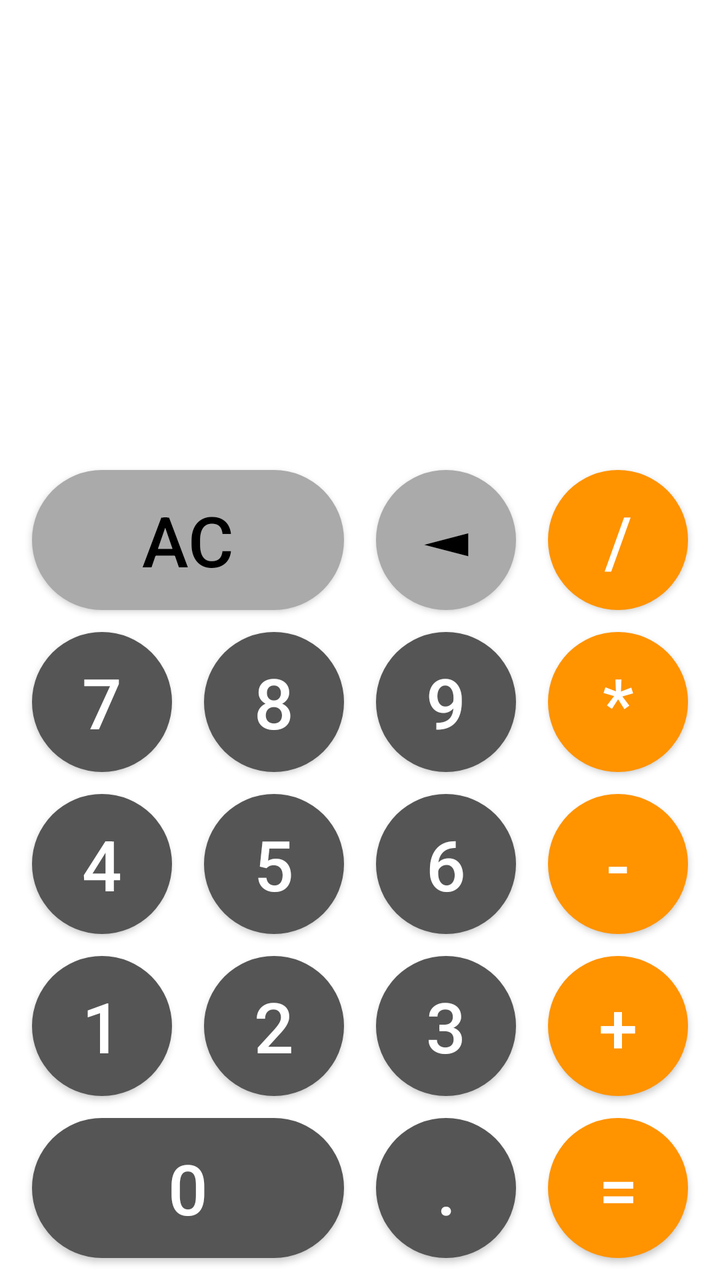
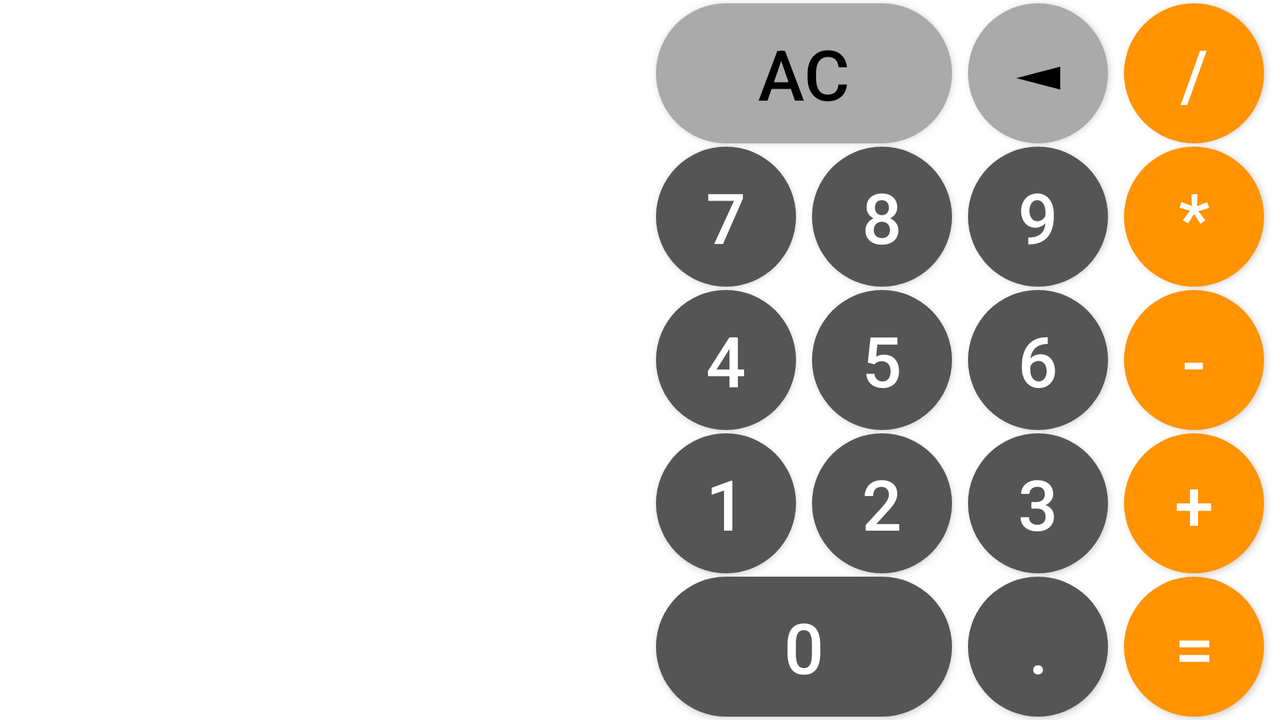

An Android layout and its configuration variant, each rendered on a device that would load it. The default file and the variant file are quoted in full after the pictures.
<!-- AndroidManifest.xml: application theme Theme.Calculator -->
<!-- res/layout/activity_my.xml -->
<?xml version="1.0" encoding="utf-8"?>
<androidx.constraintlayout.widget.ConstraintLayout xmlns:android="http://schemas.android.com/apk/res/android"
    xmlns:app="http://schemas.android.com/apk/res-auto"
    xmlns:tools="http://schemas.android.com/tools"
    android:layout_width="match_parent"
    android:layout_height="match_parent"
    android:background="@drawable/zn"
    tools:context=".MainActivity">

    <androidx.appcompat.widget.AppCompatTextView
        android:id="@+id/textView"
        style="@style/ThemeMy.Calculator"
        android:layout_width="0dp"
        android:layout_height="wrap_content"
        android:textAlignment="textEnd"
        android:textColor="@color/white"
        android:textSize="40sp"
        app:layout_constraintBottom_toTopOf="@+id/textViewEquals"
        app:layout_constraintEnd_toEndOf="@+id/button_divide"
        app:layout_constraintStart_toStartOf="@+id/button_AC"
        app:layout_constraintTop_toTopOf="parent"
        app:layout_constraintVertical_chainStyle="spread" />

    <androidx.appcompat.widget.AppCompatTextView
        android:id="@+id/textViewEquals"
        style="@style/ThemeMy.Calculator"
        android:layout_width="0dp"
        android:layout_height="wrap_content"
        android:gravity="end"
        android:textColor="@color/white"
        android:textSize="80sp"
        app:layout_constraintBottom_toTopOf="@+id/guideline2"
        app:layout_constraintEnd_toEndOf="@+id/button_divide"
        app:layout_constraintStart_toStartOf="@+id/button_AC"
        app:layout_constraintTop_toBottomOf="@+id/textView" />

    <androidx.appcompat.widget.AppCompatButton
        android:id="@+id/button_AC"
        style="@style/ThemeMy.Calculator"
        android:layout_width="0dp"
        android:layout_height="@dimen/button_layout_height"
        android:background="@drawable/button_light_grey"
        android:text="@string/AC"
        android:textColor="@color/black"
        android:textSize="@dimen/button_text"
        app:layout_constraintBottom_toTopOf="@+id/button8"
        app:layout_constraintEnd_toEndOf="@+id/button8"
        app:layout_constraintHorizontal_bias="0.5"
        app:layout_constraintStart_toStartOf="@+id/button7"
        app:layout_constraintTop_toTopOf="@+id/guideline2" />

    <androidx.appcompat.widget.AppCompatButton
        android:id="@+id/button0"
        style="@style/ThemeMy.Calculator"
        android:layout_width="0dp"
        android:layout_height="@dimen/button_layout_height"
        android:background="@drawable/button_grey"
        android:text="@string/_0"
        android:textColor="@color/white"
        android:textSize="@dimen/button_text"
        app:layout_constraintBottom_toBottomOf="parent"
        app:layout_constraintEnd_toEndOf="@+id/button2"
        app:layout_constraintHorizontal_bias="0.5"
        app:layout_constraintStart_toStartOf="@+id/button1"
        app:layout_constraintTop_toBottomOf="@+id/button2" />

    <androidx.appcompat.widget.AppCompatButton
        android:id="@+id/button_point"
        style="@style/ThemeMy.Calculator"
        android:layout_width="@dimen/button_layout_width"
        android:layout_height="@dimen/button_layout_height"
        android:background="@drawable/button_grey"
        android:text="@string/point"
        android:textColor="@color/white"
        android:textSize="@dimen/button_text"
        app:layout_constraintBottom_toBottomOf="parent"
        app:layout_constraintEnd_toStartOf="@+id/button_equals"
        app:layout_constraintHorizontal_bias="0.5"
        app:layout_constraintStart_toEndOf="@+id/button0"
        app:layout_constraintTop_toBottomOf="@+id/button3" />

    <androidx.appcompat.widget.AppCompatButton
        android:id="@+id/button_equals"
        style="@style/ThemeMy.Calculator"
        android:layout_width="@dimen/button_layout_width"
        android:layout_height="@dimen/button_layout_height"
        android:background="@drawable/button_yellow"
        android:text="@string/equals"
        android:textColor="@color/white"
        android:textSize="@dimen/button_text"
        app:layout_constraintBottom_toBottomOf="parent"
        app:layout_constraintEnd_toEndOf="parent"
        app:layout_constraintHorizontal_bias="0.5"
        app:layout_constraintStart_toEndOf="@+id/button_point"
        app:layout_constraintTop_toBottomOf="@+id/button_plus" />

    <androidx.appcompat.widget.AppCompatButton
        android:id="@+id/button_plus"
        style="@style/ThemeMy.Calculator"
        android:layout_width="@dimen/button_layout_width"
        android:layout_height="@dimen/button_layout_height"
        android:background="@drawable/button_yellow"
        android:text="@string/_plus"
        android:textColor="@color/white"
        android:textSize="@dimen/button_text"
        app:layout_constraintBottom_toTopOf="@+id/button_equals"
        app:layout_constraintEnd_toEndOf="parent"
        app:layout_constraintHorizontal_bias="0.5"
        app:layout_constraintStart_toEndOf="@+id/button3"
        app:layout_constraintTop_toBottomOf="@+id/button_minus" />

    <androidx.appcompat.widget.AppCompatButton
        android:id="@+id/button3"
        style="@style/ThemeMy.Calculator"
        android:layout_width="@dimen/button_layout_width"
        android:layout_height="@dimen/button_layout_height"
        android:background="@drawable/button_grey"
        android:text="@string/_3"
        android:textColor="@color/white"
        android:textSize="@dimen/button_text"
        app:layout_constraintBottom_toTopOf="@+id/button_point"
        app:layout_constraintEnd_toStartOf="@+id/button_plus"
        app:layout_constraintHorizontal_bias="0.5"
        app:layout_constraintStart_toEndOf="@+id/button2"
        app:layout_constraintTop_toBottomOf="@+id/button6" />

    <androidx.appcompat.widget.AppCompatButton
        android:id="@+id/button2"
        style="@style/ThemeMy.Calculator"
        android:layout_width="@dimen/button_layout_width"
        android:layout_height="@dimen/button_layout_height"
        android:background="@drawable/button_grey"
        android:text="@string/_2"
        android:textColor="@color/white"
        android:textSize="@dimen/button_text"
        app:layout_constraintBottom_toTopOf="@+id/button0"
        app:layout_constraintEnd_toStartOf="@+id/button3"
        app:layout_constraintHorizontal_bias="0.5"
        app:layout_constraintStart_toEndOf="@+id/button1"
        app:layout_constraintTop_toBottomOf="@+id/button5" />

    <androidx.appcompat.widget.AppCompatButton
        android:id="@+id/button1"
        style="@style/ThemeMy.Calculator"
        android:layout_width="@dimen/button_layout_width"
        android:layout_height="@dimen/button_layout_height"
        android:background="@drawable/button_grey"
        android:text="@string/_1"
        android:textColor="@color/white"
        android:textSize="@dimen/button_text"
        app:layout_constraintBottom_toTopOf="@+id/button0"
        app:layout_constraintEnd_toStartOf="@+id/button2"
        app:layout_constraintHorizontal_bias="0.5"
        app:layout_constraintStart_toStartOf="parent"
        app:layout_constraintTop_toBottomOf="@+id/button4" />

    <androidx.appcompat.widget.AppCompatButton
        android:id="@+id/button4"
        style="@style/ThemeMy.Calculator"
        android:layout_width="@dimen/button_layout_width"
        android:layout_height="@dimen/button_layout_height"
        android:background="@drawable/button_grey"
        android:text="@string/_4"
        android:textColor="@color/white"
        android:textSize="@dimen/button_text"
        app:layout_constraintBottom_toTopOf="@+id/button1"
        app:layout_constraintEnd_toStartOf="@+id/button5"
        app:layout_constraintHorizontal_bias="0.5"
        app:layout_constraintStart_toStartOf="parent"
        app:layout_constraintTop_toBottomOf="@+id/button7" />

    <androidx.appcompat.widget.AppCompatButton
        android:id="@+id/button5"
        style="@style/ThemeMy.Calculator"
        android:layout_width="@dimen/button_layout_width"
        android:layout_height="@dimen/button_layout_height"
        android:background="@drawable/button_grey"
        android:text="@string/_5"
        android:textColor="@color/white"
        android:textSize="@dimen/button_text"
        app:layout_constraintBottom_toTopOf="@+id/button2"
        app:layout_constraintEnd_toStartOf="@+id/button6"
        app:layout_constraintHorizontal_bias="0.5"
        app:layout_constraintStart_toEndOf="@+id/button4"
        app:layout_constraintTop_toBottomOf="@+id/button8" />

    <androidx.appcompat.widget.AppCompatButton
        android:id="@+id/button6"
        style="@style/ThemeMy.Calculator"
        android:layout_width="@dimen/button_layout_width"
        android:layout_height="@dimen/button_layout_height"
        android:background="@drawable/button_grey"
        android:text="@string/_6"
        android:textColor="@color/white"
        android:textSize="@dimen/button_text"
        app:layout_constraintBottom_toTopOf="@+id/button3"
        app:layout_constraintEnd_toStartOf="@+id/button_minus"
        app:layout_constraintHorizontal_bias="0.5"
        app:layout_constraintStart_toEndOf="@+id/button5"
        app:layout_constraintTop_toBottomOf="@+id/button9" />

    <androidx.appcompat.widget.AppCompatButton
        android:id="@+id/button_minus"
        style="@style/ThemeMy.Calculator"
        android:layout_width="@dimen/button_layout_width"
        android:layout_height="@dimen/button_layout_height"
        android:background="@drawable/button_yellow"
        android:text="@string/_minus"
        android:textColor="@color/white"
        android:textSize="@dimen/button_text"
        app:layout_constraintBottom_toTopOf="@+id/button_plus"
        app:layout_constraintEnd_toEndOf="parent"
        app:layout_constraintHorizontal_bias="0.5"
        app:layout_constraintStart_toEndOf="@+id/button6"
        app:layout_constraintTop_toBottomOf="@+id/button_multiply" />

    <androidx.appcompat.widget.AppCompatButton
        android:id="@+id/button_multiply"
        style="@style/ThemeMy.Calculator"
        android:layout_width="@dimen/button_layout_width"
        android:layout_height="@dimen/button_layout_height"
        android:background="@drawable/button_yellow"
        android:text="@string/_multiply"
        android:textColor="@color/white"
        android:textSize="@dimen/button_text"
        app:layout_constraintBottom_toTopOf="@+id/button_minus"
        app:layout_constraintEnd_toEndOf="parent"
        app:layout_constraintHorizontal_bias="0.5"
        app:layout_constraintStart_toEndOf="@+id/button9"
        app:layout_constraintTop_toBottomOf="@+id/button_divide" />

    <androidx.appcompat.widget.AppCompatButton
        android:id="@+id/button9"
        style="@style/ThemeMy.Calculator"
        android:layout_width="@dimen/button_layout_width"
        android:layout_height="@dimen/button_layout_height"
        android:background="@drawable/button_grey"
        android:text="@string/_9"
        android:textColor="@color/white"
        android:textSize="@dimen/button_text"
        app:layout_constraintBottom_toTopOf="@+id/button6"
        app:layout_constraintEnd_toStartOf="@+id/button_multiply"
        app:layout_constraintHorizontal_bias="0.5"
        app:layout_constraintStart_toEndOf="@+id/button8"
        app:layout_constraintTop_toBottomOf="@+id/button_back" />

    <androidx.appcompat.widget.AppCompatButton
        android:id="@+id/button8"
        style="@style/ThemeMy.Calculator"
        android:layout_width="@dimen/button_layout_width"
        android:layout_height="@dimen/button_layout_height"
        android:background="@drawable/button_grey"
        android:text="@string/_8"
        android:textColor="@color/white"
        android:textSize="@dimen/button_text"
        app:layout_constraintBottom_toTopOf="@+id/button5"
        app:layout_constraintEnd_toStartOf="@+id/button9"
        app:layout_constraintHorizontal_bias="0.5"
        app:layout_constraintStart_toEndOf="@+id/button7"
        app:layout_constraintTop_toBottomOf="@+id/button_AC" />

    <androidx.appcompat.widget.AppCompatButton
        android:id="@+id/button7"
        style="@style/ThemeMy.Calculator"
        android:layout_width="@dimen/button_layout_width"
        android:layout_height="@dimen/button_layout_height"
        android:background="@drawable/button_grey"
        android:text="@string/_7"
        android:textColor="@color/white"
        android:textSize="@dimen/button_text"
        app:layout_constraintBottom_toTopOf="@+id/button4"
        app:layout_constraintEnd_toStartOf="@+id/button8"
        app:layout_constraintHorizontal_bias="0.5"
        app:layout_constraintStart_toStartOf="parent"
        app:layout_constraintTop_toBottomOf="@+id/button_AC" />

    <androidx.appcompat.widget.AppCompatButton
        android:id="@+id/button_divide"
        style="@style/ThemeMy.Calculator"
        android:layout_width="@dimen/button_layout_width"
        android:layout_height="@dimen/button_layout_height"
        android:background="@drawable/button_yellow"
        android:text="@string/divide"
        android:textColor="@color/white"
        android:textSize="@dimen/button_text"
        app:layout_constraintBottom_toTopOf="@+id/button_multiply"
        app:layout_constraintEnd_toEndOf="parent"
        app:layout_constraintHorizontal_bias="0.5"
        app:layout_constraintStart_toEndOf="@+id/button_back"
        app:layout_constraintTop_toTopOf="@+id/guideline2" />

    <androidx.appcompat.widget.AppCompatButton
        android:id="@+id/button_back"
        android:layout_width="@dimen/button_layout_width"
        android:layout_height="@dimen/button_layout_height"
        android:background="@drawable/button_light_grey"
        android:foregroundGravity="top"
        android:text="@string/back"
        android:textColor="@color/black"
        android:textSize="@dimen/button_text"
        app:layout_constraintBottom_toTopOf="@+id/button9"
        app:layout_constraintEnd_toStartOf="@+id/button_divide"
        app:layout_constraintHorizontal_bias="0.5"
        app:layout_constraintStart_toEndOf="@+id/button_AC"
        app:layout_constraintTop_toTopOf="@+id/guideline2" />

    <androidx.constraintlayout.widget.Guideline
        android:id="@+id/guideline2"
        android:layout_width="wrap_content"
        android:layout_height="wrap_content"
        android:orientation="horizontal"
        app:layout_constraintGuide_percent="0.35" />


</androidx.constraintlayout.widget.ConstraintLayout>
<!-- resources referenced by this layout -->
<resources>
  <color name="black">#FF000000</color>
  <color name="white">#FFFFFFFF</color>
  <dimen name="button_layout_height">70dp</dimen>
  <dimen name="button_layout_width">70dp</dimen>
  <dimen name="button_text">35sp</dimen>
  <!-- drawable button_grey (drawable) -->
  <?xml version="1.0" encoding="utf-8"?>
  <shape xmlns:android="http://schemas.android.com/apk/res/android">
  
      <solid android:color="@color/grey" />
      <corners android:radius="40dp" />
  
  </shape>
  <!-- drawable button_light_grey (drawable) -->
  <?xml version="1.0" encoding="utf-8"?>
  <shape xmlns:android="http://schemas.android.com/apk/res/android">
  
      <solid android:color="@color/light_grey" />
      <corners android:radius="40dp" />
  
  </shape>
  <!-- drawable button_yellow (drawable) -->
  <?xml version="1.0" encoding="utf-8"?>
  <shape xmlns:android="http://schemas.android.com/apk/res/android">
  
      <solid android:color="@color/yellow" />
      <corners android:radius="35dp" />
  
  </shape>
  <string name="AC">AC</string>
  <string name="_0">0</string>
  <string name="_1">1</string>
  <string name="_2">2</string>
  <string name="_3">3</string>
  <string name="_4">4</string>
  <string name="_5">5</string>
  <string name="_6">6</string>
  <string name="_7">7</string>
  <string name="_8">8</string>
  <string name="_9">9</string>
  <string name="_minus">-</string>
  <string name="_multiply">*</string>
  <string name="_plus">+</string>
  <string name="back">◄</string>
  <string name="divide">/</string>
  <string name="equals">=</string>
  <string name="point">.</string>
  <style name="Theme.Calculator" parent="Theme.MaterialComponents.DayNight.DarkActionBar">
          
          <item name="colorPrimary">@color/purple_500</item>
          <item name="colorPrimaryVariant">@color/purple_700</item>
          <item name="colorOnPrimary">@color/white</item>
          
          <item name="colorSecondary">@color/teal_200</item>
          <item name="colorSecondaryVariant">@color/teal_700</item>
          <item name="colorOnSecondary">@color/black</item>
          
          <item name="android:statusBarColor" tools:targetApi="l">?attr/colorPrimaryVariant</item>
          
      </style>
  <color name="grey">#555555</color>
  <color name="light_grey">#aaaaaa</color>
  <color name="yellow">#FF9300</color>
  <color name="purple_500">#FF6200EE</color>
  <color name="purple_700">#FF3700B3</color>
  <color name="teal_200">#FF03DAC5</color>
  <color name="teal_700">#FF018786</color>
</resources>
<!-- res/layout-land/activity_my.xml (the repository's variant of the layout above) -->
<!-- drawn on the phone turned sideways -->
<?xml version="1.0" encoding="utf-8"?>
<androidx.constraintlayout.widget.ConstraintLayout xmlns:android="http://schemas.android.com/apk/res/android"
    xmlns:app="http://schemas.android.com/apk/res-auto"
    xmlns:tools="http://schemas.android.com/tools"
    android:layout_width="match_parent"
    android:layout_height="match_parent"
    android:background="@drawable/zn"
    tools:context=".MainActivity">

    <androidx.appcompat.widget.AppCompatTextView
        android:id="@+id/textView"
        android:layout_width="0dp"
        android:layout_height="wrap_content"
        android:textAlignment="textEnd"
        android:textColor="@color/white"
        android:textSize="40sp"
        app:layout_constraintBottom_toTopOf="@+id/textViewEquals"
        app:layout_constraintEnd_toStartOf="@+id/guideline4"
        app:layout_constraintHorizontal_bias="0.5"
        app:layout_constraintStart_toStartOf="@+id/guideline3"
        app:layout_constraintTop_toTopOf="parent" />

    <androidx.appcompat.widget.AppCompatTextView
        android:id="@+id/textViewEquals"
        android:layout_width="0dp"
        android:layout_height="wrap_content"
        android:gravity="end"
        android:textColor="@color/white"
        android:textSize="80sp"
        app:layout_constraintBottom_toBottomOf="parent"
        app:layout_constraintEnd_toStartOf="@+id/guideline4"
        app:layout_constraintHorizontal_bias="0.5"
        app:layout_constraintStart_toStartOf="@+id/guideline3"
        app:layout_constraintTop_toBottomOf="@+id/textView" />

    <androidx.appcompat.widget.AppCompatButton
        android:id="@+id/button_AC"
        android:layout_width="0dp"
        android:layout_height="@dimen/button_layout_height"
        android:background="@drawable/button_light_grey"
        android:text="@string/AC"
        android:textColor="@color/black"
        android:textSize="@dimen/button_text"
        app:layout_constraintBottom_toTopOf="@+id/button8"
        app:layout_constraintEnd_toEndOf="@+id/button8"
        app:layout_constraintHorizontal_bias="0.5"
        app:layout_constraintStart_toStartOf="@+id/button7"
        app:layout_constraintTop_toTopOf="parent" />

    <androidx.appcompat.widget.AppCompatButton
        android:id="@+id/button0"
        android:layout_width="0dp"
        android:layout_height="@dimen/button_layout_height"
        android:background="@drawable/button_grey"
        android:text="@string/_0"
        android:textColor="@color/white"
        android:textSize="@dimen/button_text"
        app:layout_constraintBottom_toBottomOf="parent"
        app:layout_constraintEnd_toEndOf="@+id/button2"
        app:layout_constraintHorizontal_bias="0.5"
        app:layout_constraintStart_toStartOf="@+id/button1"
        app:layout_constraintTop_toBottomOf="@+id/button2" />

    <androidx.appcompat.widget.AppCompatButton
        android:id="@+id/button_point"
        android:layout_width="@dimen/button_layout_width"
        android:layout_height="@dimen/button_layout_height"
        android:background="@drawable/button_grey"
        android:text="@string/point"
        android:textColor="@color/white"
        android:textSize="@dimen/button_text"
        app:layout_constraintBottom_toBottomOf="parent"
        app:layout_constraintEnd_toStartOf="@+id/button_equals"
        app:layout_constraintHorizontal_bias="0.5"
        app:layout_constraintStart_toEndOf="@+id/button0"
        app:layout_constraintTop_toBottomOf="@+id/button3" />

    <androidx.appcompat.widget.AppCompatButton
        android:id="@+id/button_equals"
        android:layout_width="@dimen/button_layout_width"
        android:layout_height="@dimen/button_layout_height"
        android:background="@drawable/button_yellow"
        android:text="@string/equals"
        android:textColor="@color/white"
        android:textSize="@dimen/button_text"
        app:layout_constraintBottom_toBottomOf="parent"
        app:layout_constraintEnd_toEndOf="parent"
        app:layout_constraintHorizontal_bias="0.5"
        app:layout_constraintStart_toEndOf="@+id/button_point"
        app:layout_constraintTop_toBottomOf="@+id/button_plus" />

    <androidx.appcompat.widget.AppCompatButton
        android:id="@+id/button_plus"
        android:layout_width="@dimen/button_layout_width"
        android:layout_height="@dimen/button_layout_height"
        android:background="@drawable/button_yellow"
        android:text="@string/_plus"
        android:textColor="@color/white"
        android:textSize="@dimen/button_text"
        app:layout_constraintBottom_toTopOf="@+id/button_equals"
        app:layout_constraintEnd_toEndOf="parent"
        app:layout_constraintHorizontal_bias="0.5"
        app:layout_constraintStart_toEndOf="@+id/button3"
        app:layout_constraintTop_toBottomOf="@+id/button_minus" />

    <androidx.appcompat.widget.AppCompatButton
        android:id="@+id/button3"
        android:layout_width="@dimen/button_layout_width"
        android:layout_height="@dimen/button_layout_height"
        android:background="@drawable/button_grey"
        android:text="@string/_3"
        android:textColor="@color/white"
        android:textSize="@dimen/button_text"
        app:layout_constraintBottom_toTopOf="@+id/button_point"
        app:layout_constraintEnd_toStartOf="@+id/button_plus"
        app:layout_constraintHorizontal_bias="0.5"
        app:layout_constraintStart_toEndOf="@+id/button2"
        app:layout_constraintTop_toBottomOf="@+id/button6" />

    <androidx.appcompat.widget.AppCompatButton
        android:id="@+id/button2"
        android:layout_width="@dimen/button_layout_width"
        android:layout_height="@dimen/button_layout_height"
        android:background="@drawable/button_grey"
        android:text="@string/_2"
        android:textColor="@color/white"
        android:textSize="@dimen/button_text"
        app:layout_constraintBottom_toTopOf="@+id/button0"
        app:layout_constraintEnd_toStartOf="@+id/button3"
        app:layout_constraintHorizontal_bias="0.5"
        app:layout_constraintStart_toEndOf="@+id/button1"
        app:layout_constraintTop_toBottomOf="@+id/button5" />

    <androidx.appcompat.widget.AppCompatButton
        android:id="@+id/button1"
        android:layout_width="@dimen/button_layout_width"
        android:layout_height="@dimen/button_layout_height"
        android:background="@drawable/button_grey"
        android:text="@string/_1"
        android:textColor="@color/white"
        android:textSize="@dimen/button_text"
        app:layout_constraintBottom_toTopOf="@+id/button0"
        app:layout_constraintEnd_toStartOf="@+id/button2"
        app:layout_constraintHorizontal_bias="0.5"
        app:layout_constraintStart_toStartOf="@+id/guideline2"
        app:layout_constraintTop_toBottomOf="@+id/button4" />

    <androidx.appcompat.widget.AppCompatButton
        android:id="@+id/button4"
        android:layout_width="@dimen/button_layout_width"
        android:layout_height="@dimen/button_layout_height"
        android:background="@drawable/button_grey"
        android:text="@string/_4"
        android:textColor="@color/white"
        android:textSize="@dimen/button_text"
        app:layout_constraintBottom_toTopOf="@+id/button1"
        app:layout_constraintEnd_toStartOf="@+id/button5"
        app:layout_constraintHorizontal_bias="0.5"
        app:layout_constraintStart_toStartOf="@+id/guideline2"
        app:layout_constraintTop_toBottomOf="@+id/button7" />

    <androidx.appcompat.widget.AppCompatButton
        android:id="@+id/button5"
        android:layout_width="@dimen/button_layout_width"
        android:layout_height="@dimen/button_layout_height"
        android:background="@drawable/button_grey"
        android:text="@string/_5"
        android:textColor="@color/white"
        android:textSize="@dimen/button_text"
        app:layout_constraintBottom_toTopOf="@+id/button2"
        app:layout_constraintEnd_toStartOf="@+id/button6"
        app:layout_constraintHorizontal_bias="0.5"
        app:layout_constraintStart_toEndOf="@+id/button4"
        app:layout_constraintTop_toBottomOf="@+id/button8" />

    <androidx.appcompat.widget.AppCompatButton
        android:id="@+id/button6"
        android:layout_width="@dimen/button_layout_width"
        android:layout_height="@dimen/button_layout_height"
        android:background="@drawable/button_grey"
        android:text="@string/_6"
        android:textColor="@color/white"
        android:textSize="@dimen/button_text"
        app:layout_constraintBottom_toTopOf="@+id/button3"
        app:layout_constraintEnd_toStartOf="@+id/button_minus"
        app:layout_constraintHorizontal_bias="0.5"
        app:layout_constraintStart_toEndOf="@+id/button5"
        app:layout_constraintTop_toBottomOf="@+id/button9" />

    <androidx.appcompat.widget.AppCompatButton
        android:id="@+id/button_minus"
        android:layout_width="@dimen/button_layout_width"
        android:layout_height="@dimen/button_layout_height"
        android:background="@drawable/button_yellow"
        android:text="@string/_minus"
        android:textColor="@color/white"
        android:textSize="@dimen/button_text"
        app:layout_constraintBottom_toTopOf="@+id/button_plus"
        app:layout_constraintEnd_toEndOf="parent"
        app:layout_constraintHorizontal_bias="0.5"
        app:layout_constraintStart_toEndOf="@+id/button6"
        app:layout_constraintTop_toBottomOf="@+id/button_multiply" />

    <androidx.appcompat.widget.AppCompatButton
        android:id="@+id/button_multiply"
        android:layout_width="@dimen/button_layout_width"
        android:layout_height="@dimen/button_layout_height"
        android:background="@drawable/button_yellow"
        android:text="@string/_multiply"
        android:textColor="@color/white"
        android:textSize="@dimen/button_text"
        app:layout_constraintBottom_toTopOf="@+id/button_minus"
        app:layout_constraintEnd_toEndOf="parent"
        app:layout_constraintHorizontal_bias="0.5"
        app:layout_constraintStart_toEndOf="@+id/button9"
        app:layout_constraintTop_toBottomOf="@+id/button_divide" />

    <androidx.appcompat.widget.AppCompatButton
        android:id="@+id/button9"
        android:layout_width="@dimen/button_layout_width"
        android:layout_height="@dimen/button_layout_height"
        android:background="@drawable/button_grey"
        android:text="@string/_9"
        android:textColor="@color/white"
        android:textSize="@dimen/button_text"
        app:layout_constraintBottom_toTopOf="@+id/button6"
        app:layout_constraintEnd_toStartOf="@+id/button_multiply"
        app:layout_constraintHorizontal_bias="0.5"
        app:layout_constraintStart_toEndOf="@+id/button8"
        app:layout_constraintTop_toBottomOf="@+id/button_back" />

    <androidx.appcompat.widget.AppCompatButton
        android:id="@+id/button8"
        android:layout_width="@dimen/button_layout_width"
        android:layout_height="@dimen/button_layout_height"
        android:background="@drawable/button_grey"
        android:text="@string/_8"
        android:textColor="@color/white"
        android:textSize="@dimen/button_text"
        app:layout_constraintBottom_toTopOf="@+id/button5"
        app:layout_constraintEnd_toStartOf="@+id/button9"
        app:layout_constraintHorizontal_bias="0.5"
        app:layout_constraintStart_toEndOf="@+id/button7"
        app:layout_constraintTop_toBottomOf="@+id/button_AC" />

    <androidx.appcompat.widget.AppCompatButton
        android:id="@+id/button7"
        android:layout_width="@dimen/button_layout_width"
        android:layout_height="@dimen/button_layout_height"
        android:background="@drawable/button_grey"
        android:text="@string/_7"
        android:textColor="@color/white"
        android:textSize="@dimen/button_text"
        app:layout_constraintBottom_toTopOf="@+id/button4"
        app:layout_constraintEnd_toStartOf="@+id/button8"
        app:layout_constraintHorizontal_bias="0.5"
        app:layout_constraintStart_toStartOf="@+id/guideline2"
        app:layout_constraintTop_toBottomOf="@+id/button_AC" />

    <androidx.appcompat.widget.AppCompatButton
        android:id="@+id/button_divide"
        android:layout_width="@dimen/button_layout_width"
        android:layout_height="@dimen/button_layout_height"
        android:background="@drawable/button_yellow"
        android:text="@string/divide"
        android:textColor="@color/white"
        android:textSize="@dimen/button_text"
        app:layout_constraintBottom_toTopOf="@+id/button_multiply"
        app:layout_constraintEnd_toEndOf="parent"
        app:layout_constraintHorizontal_bias="0.5"
        app:layout_constraintStart_toEndOf="@+id/button_back"
        app:layout_constraintTop_toTopOf="parent" />

    <androidx.appcompat.widget.AppCompatButton
        android:id="@+id/button_back"
        android:layout_width="@dimen/button_layout_width"
        android:layout_height="@dimen/button_layout_height"
        android:background="@drawable/button_light_grey"
        android:foregroundGravity="top"
        android:text="@string/back"
        android:textColor="@color/black"
        android:textSize="@dimen/button_text"
        app:layout_constraintBottom_toTopOf="@+id/button9"
        app:layout_constraintEnd_toStartOf="@+id/button_divide"
        app:layout_constraintHorizontal_bias="0.5"
        app:layout_constraintStart_toEndOf="@+id/button_AC"
        app:layout_constraintTop_toTopOf="parent" />

    <androidx.constraintlayout.widget.Guideline
        android:id="@+id/guideline2"
        android:layout_width="wrap_content"
        android:layout_height="wrap_content"
        android:orientation="vertical"
        app:layout_constraintGuide_percent="0.5" />

    <androidx.constraintlayout.widget.Guideline
        android:id="@+id/guideline3"
        android:layout_width="wrap_content"
        android:layout_height="wrap_content"
        android:orientation="vertical"
        app:layout_constraintGuide_percent="0.05" />

    <androidx.constraintlayout.widget.Guideline
        android:id="@+id/guideline4"
        android:layout_width="wrap_content"
        android:layout_height="wrap_content"
        android:orientation="vertical"
        app:layout_constraintGuide_percent="0.45" />


</androidx.constraintlayout.widget.ConstraintLayout>
